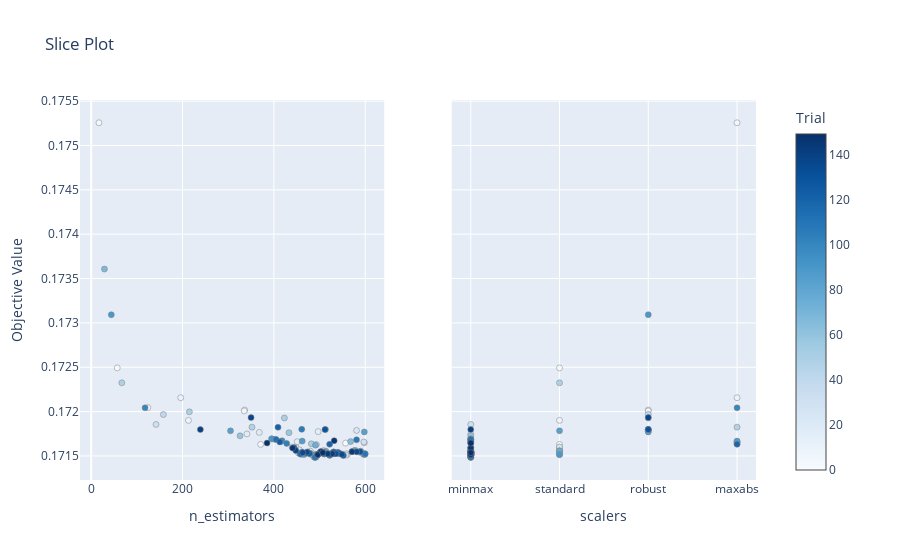

Notebook source saved alongside this figure:
### Code cell
# Hyperparameters to score dependency

optuna.visualization.plot_slice(study)

### Figure 1 — Plotly figure (JSON) as saved in the notebook; plotly's stock layout.template omitted (floating-point values rounded to 4 significant figures; data arrays with more than 128 entries replaced by an {"elided": "..."} marker saying what was removed)
{"data": [{"marker": {"color": {"elided": "150 int values"}, "colorbar": {"title": {"text": "Trial"}, "x": 1, "xpad": 40}, "colorscale": [[0, "rgb(247,251,255)"], [0.125, "rgb(222,235,247)"], [0.25, "rgb(198,219,239)"], [0.375, "rgb(158,202,225)"], [0.5, "rgb(107,174,214)"], [0.625, "rgb(66,146,198)"], [0.75, "rgb(33,113,181)"], [0.875, "rgb(8,81,156)"], [1, "rgb(8,48,107)"]], "line": {"color": "Grey", "width": 0.5}, "showscale": true}, "mode": "markers", "name": "Feasible Trial", "showlegend": false, "type": "scatter", "x": {"elided": "150 int values"}, "xaxis": "x", "y": {"elided": "150 float values"}, "yaxis": "y"}, {"marker": {"color": {"elided": "150 int values"}, "colorbar": {"title": {"text": "Trial"}, "x": 1, "xpad": 40}, "colorscale": [[0, "rgb(247,251,255)"], [0.125, "rgb(222,235,247)"], [0.25, "rgb(198,219,239)"], [0.375, "rgb(158,202,225)"], [0.5, "rgb(107,174,214)"], [0.625, "rgb(66,146,198)"], [0.75, "rgb(33,113,181)"], [0.875, "rgb(8,81,156)"], [1, "rgb(8,48,107)"]], "line": {"color": "Grey", "width": 0.5}, "showscale": false}, "mode": "markers", "name": "Feasible Trial", "showlegend": false, "type": "scatter", "x": {"elided": "150 str values"}, "xaxis": "x2", "y": {"elided": "150 float values"}, "yaxis": "y2"}], "layout": {"title": {"text": "Slice Plot"}, "xaxis": {"anchor": "y", "domain": [0, 0.45], "title": {"text": "n_estimators"}}, "xaxis2": {"anchor": "y2", "categoryarray": ["minmax", "standard", "robust", "maxabs", null], "categoryorder": "array", "domain": [0.55, 1], "title": {"text": "scalers"}, "type": "category"}, "yaxis": {"anchor": "x", "domain": [0, 1], "title": {"text": "Objective Value"}}, "yaxis2": {"anchor": "x2", "domain": [0, 1], "matches": "y", "showticklabels": false}}}
